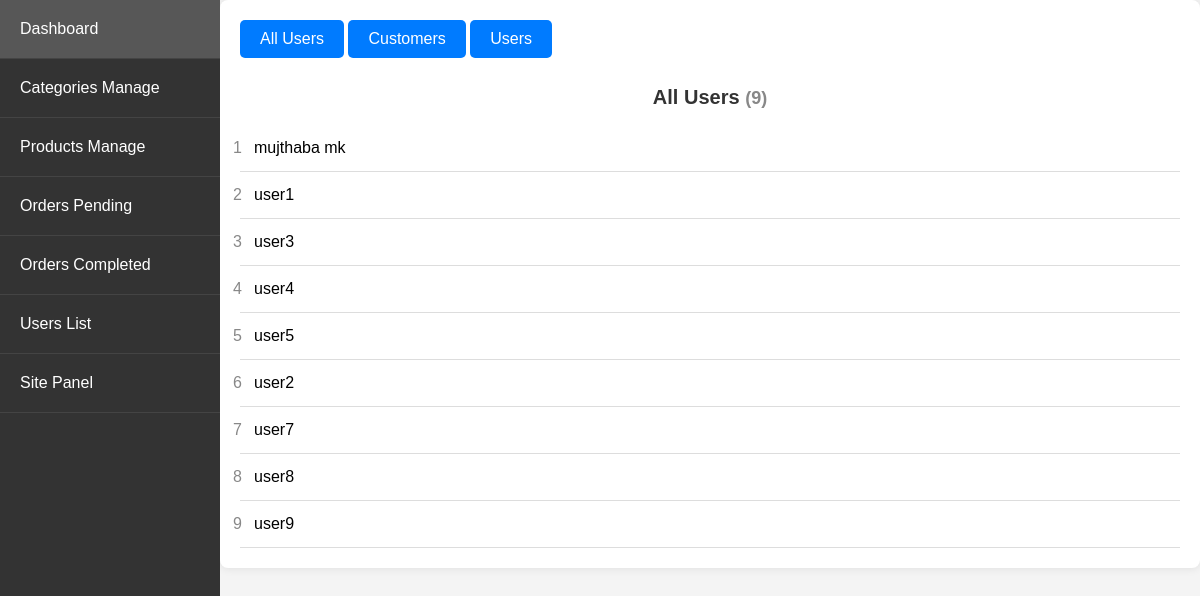
The app's page /admin_app/admin_app/users/ (signed in), older data.
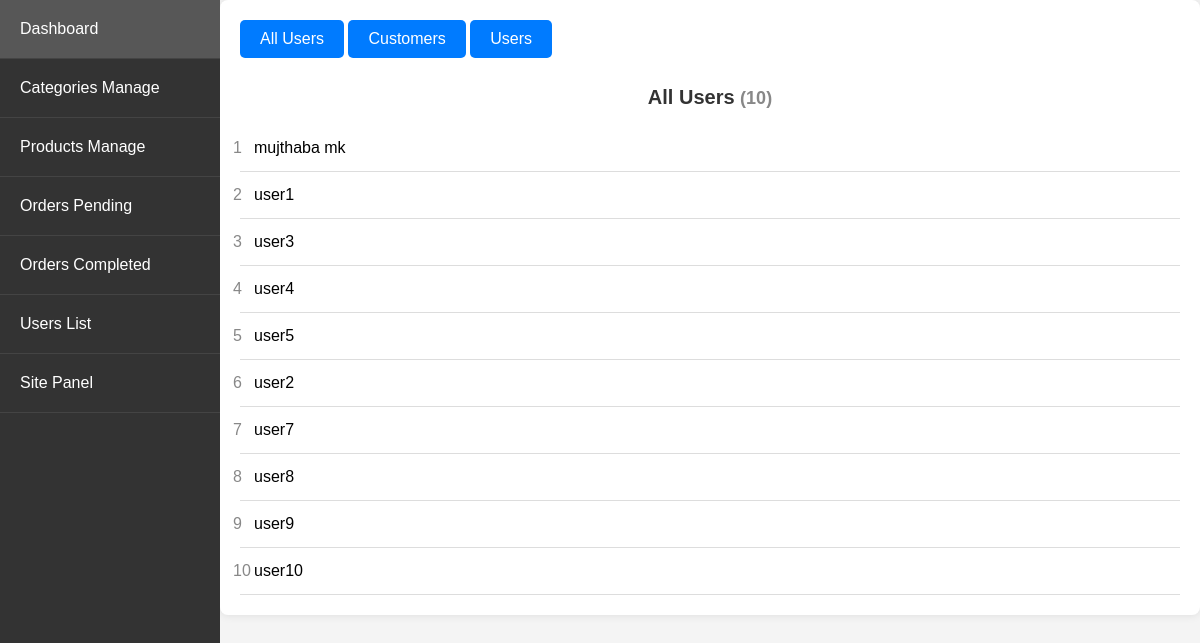
The same page, newer data.
### store/models.py (models this page shows, shortened)
class Customer(models.Model):
    user = models.OneToOneField(User, null=True, blank=True, on_delete=models.CASCADE)
    name = models.CharField(max_length=200, null=True)
    email = models.CharField(max_length=200)

### admin_app/views.py (the view)
# urls.py: path('admin_app/users/', views.users_list, name='users_list'),
@login_required
@user_passes_test(is_admin)
def users_list(request):
    total_users = Customer.objects.all()
    complete_orders = Order.objects.filter(complete=True)
    customer_ids_with_complete_orders = set(complete_orders.values_list('customer_id', flat=True))
    customers_with_complete_orders = Customer.objects.filter(id__in=customer_ids_with_complete_orders)
    only_users = total_users.exclude(id__in=customer_ids_with_complete_orders)
    return render(request, 'admin_app/users_list.html', {
        'total_users': total_users,
        'customers_with_complete_orders': customers_with_complete_orders,
        'only_users': only_users
    })

### admin_app/views.py (called while the page is built)
def is_admin(user):
    return user.is_superuser

### store/context_processors.py (called while the page is built)
def menu_link(request): # this function don't wanna call to work, it's defined in setting to work
    links_list = Category.objects.annotate(
        num_products=Count('product', filter=Q(product__active=True, product__stock__gt=0))
    ).filter(num_products__gt=0).order_by('name')  # Add an order_by clause here
    paginator3 = Paginator(links_list, 8)
    try:
        page = int(request.GET.get('page', '1'))
    except:
        page = 1
    try:
        links = paginator3.page(page)
    except (InvalidPage, EmptyPage):
        links = paginator3.page(paginator3.num_pages)
    return dict(links=links)

def cart_data(request):
    data = cartData(request)
    cartItems = data['cartItems']
    return dict(cartItems=cartItems)

### store/models.py (called while the page is built)
    @property
    def get_cart_items(self):
        orderitems = self.orderitem_set.all()
        total = sum([item.quantity for item in orderitems])
        return total

### admin_app/templates/admin_app/users_list.html (shortened to what this page needs)
{% extends 'admin_app/base_admin.html' %}
{% block content %}
<div class="navbar">
    <a class="button" href="#total_users" onclick="showSection('total_users')">All Users</a>
    <a class="button" href="#customers_with_complete_orders" onclick="showSection('customers_with_complete_orders')">Customers</a>
    <a class="button" href="#only_users" onclick="showSection('only_users')">Users</a>
</div>
<div class="content">
    <div id="total_users" class="section">
        <h1 class="section-title">All Users <span class="section-count">({{ total_users|length }})</span></h1>
        <ol>
            {% for user in total_users %}
            <li><span class="item-number">{{ forloop.counter }}  </span> {{ user.name }}</li>
            {% endfor %}
        </ol>
    </div>
</div>
{% endblock %}

Row changes from the older to the newer data that the page shows:
added Customer: name "user10"
Text that changed along with them:
{{ total_users|length }}: "9" → "10"
